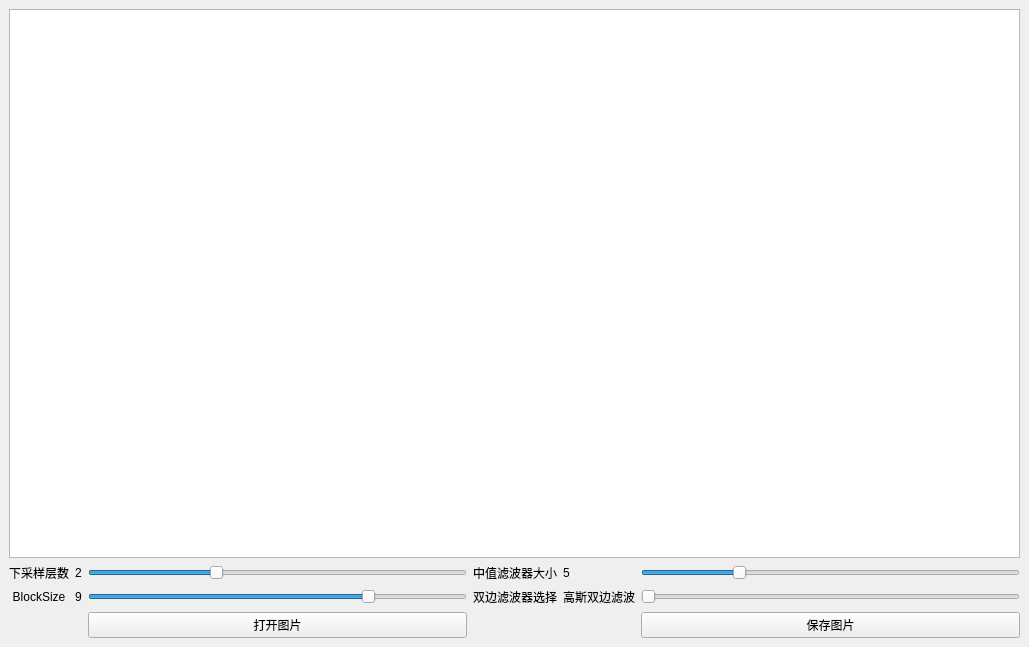
<?xml version="1.0" encoding="UTF-8"?>
<ui version="4.0">
 <class>MainWindow</class>
 <widget class="QMainWindow" name="MainWindow">
  <property name="geometry">
   <rect>
    <x>0</x>
    <y>0</y>
    <width>1029</width>
    <height>647</height>
   </rect>
  </property>
  <property name="windowTitle">
   <string>MainWindow</string>
  </property>
  <widget class="QWidget" name="centralWidget">
   <layout class="QGridLayout" name="gridLayout">
    <item row="10" column="4">
     <widget class="QLabel" name="median_fiflter_value">
      <property name="font">
       <font>
        <pointsize>9</pointsize>
       </font>
      </property>
      <property name="text">
       <string>5</string>
      </property>
     </widget>
    </item>
    <item row="10" column="3">
     <widget class="QLabel" name="median_fiflter">
      <property name="font">
       <font>
        <pointsize>9</pointsize>
       </font>
      </property>
      <property name="text">
       <string>中值滤波器大小</string>
      </property>
      <property name="alignment">
       <set>Qt::AlignCenter</set>
      </property>
     </widget>
    </item>
    <item row="10" column="5">
     <widget class="QSlider" name="slider_median_fiflter">
      <property name="cursor">
       <cursorShape>OpenHandCursor</cursorShape>
      </property>
      <property name="minimum">
       <number>1</number>
      </property>
      <property name="maximum">
       <number>5</number>
      </property>
      <property name="singleStep">
       <number>1</number>
      </property>
      <property name="pageStep">
       <number>1</number>
      </property>
      <property name="value">
       <number>2</number>
      </property>
      <property name="orientation">
       <enum>Qt::Horizontal</enum>
      </property>
     </widget>
    </item>
    <item row="13" column="5">
     <widget class="QSlider" name="slider_bilateral_filter">
      <property name="cursor">
       <cursorShape>OpenHandCursor</cursorShape>
      </property>
      <property name="maximum">
       <number>1</number>
      </property>
      <property name="pageStep">
       <number>2</number>
      </property>
      <property name="value">
       <number>0</number>
      </property>
      <property name="sliderPosition">
       <number>0</number>
      </property>
      <property name="orientation">
       <enum>Qt::Horizontal</enum>
      </property>
     </widget>
    </item>
    <item row="0" column="0" colspan="6">
     <widget class="QGraphicsView" name="graphicsView"/>
    </item>
    <item row="13" column="3">
     <widget class="QLabel" name="bilateral_filter">
      <property name="font">
       <font>
        <pointsize>9</pointsize>
       </font>
      </property>
      <property name="text">
       <string>双边滤波器选择</string>
      </property>
      <property name="alignment">
       <set>Qt::AlignCenter</set>
      </property>
     </widget>
    </item>
    <item row="13" column="4">
     <widget class="QLabel" name="bilateral_filter_value">
      <property name="font">
       <font>
        <pointsize>9</pointsize>
       </font>
      </property>
      <property name="text">
       <string>高斯双边滤波</string>
      </property>
     </widget>
    </item>
    <item row="10" column="2">
     <widget class="QSlider" name="slider_subsampled_level">
      <property name="cursor">
       <cursorShape>OpenHandCursor</cursorShape>
      </property>
      <property name="minimum">
       <number>1</number>
      </property>
      <property name="maximum">
       <number>4</number>
      </property>
      <property name="pageStep">
       <number>1</number>
      </property>
      <property name="value">
       <number>2</number>
      </property>
      <property name="orientation">
       <enum>Qt::Horizontal</enum>
      </property>
     </widget>
    </item>
    <item row="14" column="5">
     <widget class="QPushButton" name="button_save_image">
      <property name="text">
       <string>保存图片</string>
      </property>
     </widget>
    </item>
    <item row="10" column="0">
     <widget class="QLabel" name="subsampled_level">
      <property name="font">
       <font>
        <pointsize>9</pointsize>
       </font>
      </property>
      <property name="layoutDirection">
       <enum>Qt::LeftToRight</enum>
      </property>
      <property name="text">
       <string>下采样层数</string>
      </property>
      <property name="alignment">
       <set>Qt::AlignCenter</set>
      </property>
     </widget>
    </item>
    <item row="13" column="0">
     <widget class="QLabel" name="blocksize">
      <property name="font">
       <font>
        <pointsize>9</pointsize>
       </font>
      </property>
      <property name="text">
       <string>BlockSize</string>
      </property>
      <property name="alignment">
       <set>Qt::AlignCenter</set>
      </property>
     </widget>
    </item>
    <item row="13" column="1">
     <widget class="QLabel" name="blocksize_value">
      <property name="font">
       <font>
        <pointsize>9</pointsize>
       </font>
      </property>
      <property name="text">
       <string>9</string>
      </property>
     </widget>
    </item>
    <item row="13" column="2">
     <widget class="QSlider" name="slider_blocksize">
      <property name="cursor">
       <cursorShape>OpenHandCursor</cursorShape>
      </property>
      <property name="minimum">
       <number>1</number>
      </property>
      <property name="maximum">
       <number>5</number>
      </property>
      <property name="singleStep">
       <number>1</number>
      </property>
      <property name="pageStep">
       <number>1</number>
      </property>
      <property name="value">
       <number>4</number>
      </property>
      <property name="orientation">
       <enum>Qt::Horizontal</enum>
      </property>
     </widget>
    </item>
    <item row="10" column="1">
     <widget class="QLabel" name="subsampled_level_value">
      <property name="font">
       <font>
        <pointsize>9</pointsize>
       </font>
      </property>
      <property name="text">
       <string>2</string>
      </property>
     </widget>
    </item>
    <item row="14" column="2">
     <widget class="QPushButton" name="button_open_image">
      <property name="contextMenuPolicy">
       <enum>Qt::DefaultContextMenu</enum>
      </property>
      <property name="text">
       <string>打开图片</string>
      </property>
      <property name="iconSize">
       <size>
        <width>19</width>
        <height>16</height>
       </size>
      </property>
      <property name="default">
       <bool>false</bool>
      </property>
      <property name="flat">
       <bool>false</bool>
      </property>
     </widget>
    </item>
   </layout>
  </widget>
 </widget>
 <resources/>
 <connections/>
 <slots>
  <slot>on_button_open_image_clicked()</slot>
  <slot>on_button_sava_image_clicked()</slot>
 </slots>
</ui>
